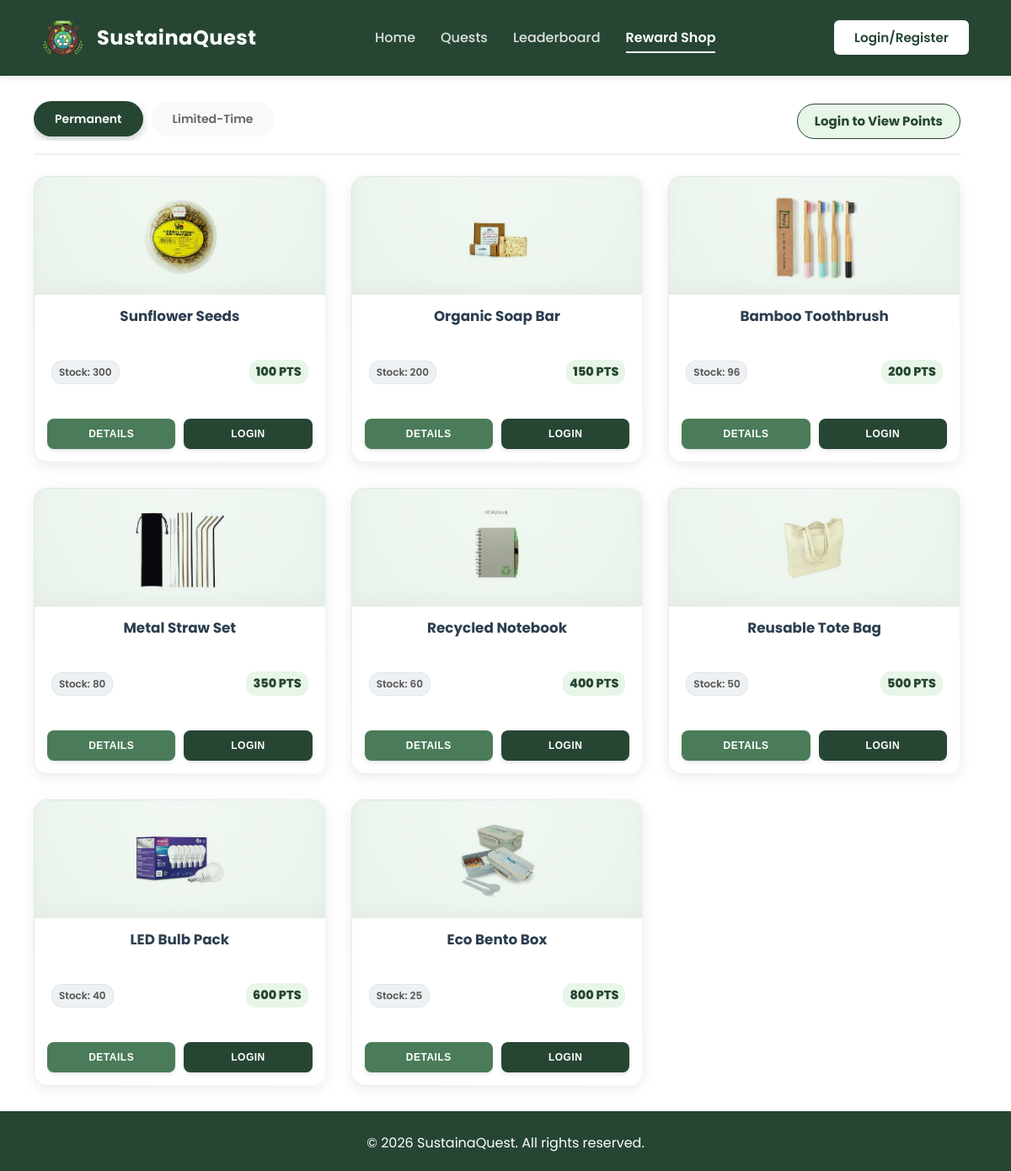
/user/shop.php, run on the app's committed database.
### tables this page shows
CREATE TABLE IF NOT EXISTS `items` (
  `itemId` int NOT NULL AUTO_INCREMENT,
  `itemName` varchar(100) NOT NULL,
  `itemDesc` text,
  `itemPictureURL` varchar(255) DEFAULT NULL,
  `quantity` int DEFAULT '0',
  `itemType` varchar(50) DEFAULT NULL COMMENT 'Permanent or Limited',
  `pointCost` int NOT NULL,
  `availableStatus` tinyint(1) DEFAULT '1',
  PRIMARY KEY (`itemId`)
);

### user/user_functions.php (called while the page is built, shortened)
<?php
function get_shop_items($conn, $tab_name) {
    $items = [];
    $db_type = ($tab_name == 'limited') ? 'Limited' : 'Permanent';
    $stmt = $conn->prepare("SELECT * FROM items WHERE itemType = ? AND availableStatus = 1 ORDER BY quantity DESC");
    $stmt->bind_param("s", $db_type);
    $stmt->execute();
    $res = $stmt->get_result();
    while ($row = $res->fetch_assoc()) {
        $items[] = $row;
    }
    return $items;
}
?>

### user/shop.php (the view, shortened to what this page needs)
<?php
$path = "../";
require_once '../includes/header.php';
require_once 'user_functions.php';
$user_id = isset($_SESSION['user_id']) ? $_SESSION['user_id'] : null;
$current_tab = isset($_GET['tab']) ? $_GET['tab'] : 'permanent';
$user_points = get_user_points($conn, $user_id);
$items_list = [];
if ($current_tab == 'history' && $user_id) {
    $result = get_redemption_history($conn, $user_id);
} else {
    $items_list = get_shop_items($conn, $current_tab);
}
?>
<div id="shop-page">
    <div class="top-bar">
        <div class="tabs">
            <a href="?tab=permanent" class="tab-link <?php echo ($current_tab == 'permanent') ? 'active' : ''; ?>">Permanent</a>
            <a href="?tab=limited" class="tab-link <?php echo ($current_tab == 'limited') ? 'active' : ''; ?>">Limited-Time</a>
        </div>
        <div class="points">
            <?php if ($user_id): ?>
                <span>Green Points:</span> <strong><?php echo number_format($user_points); ?></strong>
            <?php else: ?>
                <a href="../auth_page/login.php" style="color:inherit; text-decoration:none;">Login to View Points</a>
            <?php endif; ?>
        </div>
    </div>
    <?php if ($current_tab != 'history'): ?>
        <div class="grid">
            <?php for ($i = 0; $i < 8; $i++):
                $item = isset($items_list[$i]) ? $items_list[$i] : null;
            ?>
                <?php if ($item):
                    $in_stock = $item['quantity'] > 0;
                    $can_afford = ($user_points >= $item['pointCost']);
                    $btn_text = "Redeem";
                    $btn_class = "btn-redeem";
                    $btn_attr = "";
                    if (!$in_stock) {
                        $btn_text = "Sold Out";
                        $btn_class = "btn-disabled";
                        $btn_attr = "disabled";
                    } elseif (!$can_afford) {
                        $btn_text = "Not Enough";
                        $btn_class = "btn-locked";
                        $btn_attr = "disabled";
                    }
                    $card_class = "card";
                    $img_src = ($item['itemPictureURL']) ? $path . $item['itemPictureURL'] : "";
                ?>
                    <div class="<?php echo $card_class; ?>">
                        <div class="item-pic">
                            <?php if ($img_src): ?><img src="<?php echo $img_src; ?>" alt="item"><?php else: ?><span><?php echo htmlspecialchars($item['itemName']); ?></span><?php endif; ?>
                        </div>
                        <div class="card-content">
                            <h4><?php echo htmlspecialchars($item['itemName']); ?></h4>
                            <div class="meta-row">
                                <span class="quantity-pill" style="font-size:0.75rem;">Stock: <?php echo $item['quantity']; ?></span>
                                <span class="points-text"><?php echo $item['pointCost']; ?> PTS</span>
                            </div>
                            <div class="buttons">
                                <button type="button" class="btn-view" onclick="openModal('<?php echo addslashes($item['itemName']); ?>', '<?php echo addslashes($item['itemDesc']); ?>', '<?php echo $img_src; ?>')">Details</button>
                                <?php if ($user_id): ?>
                                    <form action="redeem_process.php" method="POST" style="flex:1;"
                                          onsubmit="return openConfirmModal(event, this, '<?php echo addslashes($item['itemName']); ?>', <?php echo $item['pointCost']; ?>, <?php echo $item['itemId']; ?>);">
                                        <input type="hidden" name="item_id" value="<?php echo $item['itemId']; ?>">
                                        <input type="hidden" name="quantity" id="form_qty_<?php echo $item['itemId']; ?>" value="1">
                                        <button type="submit" class="<?php echo $btn_class; ?>" <?php echo $btn_attr; ?>>
                                            <?php echo $btn_text; ?>
                                        </button>
                                    </form>
                                <?php else: ?>
                                    <button class="btn-redeem" onclick="window.location.href='../auth_page/login.php'">Login</button>
                                <?php endif; ?>
                            </div>
                        </div>
                    </div>
                <?php endif; ?>
            <?php endfor; ?>
        </div>
    <?php endif; ?>
</div>
<?php include '../includes/footer.php'; ?>

### assets/css/style.css (style rules this page uses)
* { margin: 0; padding: 0; box-sizing: border-box; }
body { font-family: "Poppins", sans-serif; background-color: #ffffff; color: #333; line-height: 1.6; display: flex; flex-direction: column; min-height: 100vh; }
a { text-decoration: none; color: inherit; transition: 0.3s; }

### assets/css/shop.css (style rules this page uses)
#shop-page { padding: 30px 20px; width: 95%; margin-left: 20px; font-family: "Poppins", sans-serif; color: #333; }
#shop-page .top-bar { display: flex; justify-content: space-between; align-items: center; margin-bottom: 25px; padding-bottom: 15px; width: 100%; border-bottom: 2px solid #f0f0f0; flex-wrap: wrap; gap: 15px; }
#shop-page .tabs { display: flex; gap: 10px; overflow-x: auto; padding-bottom: 5px; max-width: 100%; }
#shop-page .tab-link { padding: 10px 25px; background: #f8f9fa; cursor: pointer; text-decoration: none; color: #666; font-weight: 600; font-size: 14px; border-radius: 30px; transition: all 0.2s ease; white-space: nowrap; display: flex; align-items: center; justify-content: center; }
#shop-page .tab-link.active { background: #264633; color: white; box-shadow: 0 4px 10px rgba(38, 70, 51, 0.25); }
#shop-page .points { font-size: 15px; background: #e8f5e9; padding: 8px 20px; border: 1px solid #264633; border-radius: 30px; font-weight: 700; color: #264633; display: flex; align-items: center; gap: 8px; white-space: nowrap; }
#shop-page .grid { display: grid; grid-template-columns: repeat(4, 1fr); gap: 30px; width: 100%; }
@media (max-width: 1200px) { #shop-page .grid { grid-template-columns: repeat(3, 1fr); } }
#shop-page .card { background: linear-gradient(#ffffff, #ffffff) padding-box, linear-gradient(135deg, #e0e5e3, #f7f9f8) border-box; border: 1px solid transparent; border-radius: 16px; text-align: center; position: relative; height: 340px; display: flex; flex-direction: column; overflow: hidden; transition: transform 0.3s ease, box-shadow 0.3s ease; box-shadow: 0 4px 15px rgba(0, 0, 0, 0.08); }
#shop-page .item-pic { height: 140px; width: 100%; flex-shrink: 0; display: flex; align-items: center; justify-content: center; background: radial-gradient(circle at top, #f1f8f3, #eaf4eb); box-shadow: inset 0 -10px 20px rgba(0, 0, 0, 0.03); }
#shop-page .item-pic img { width: 75%; height: 75%; object-fit: contain; mix-blend-mode: multiply; transition: transform 0.3s, opacity 0.3s ease; }
#shop-page .card-content { padding: 15px; flex: 1; display: flex; flex-direction: column; }
#shop-page .card h4 { margin: 0; margin-bottom: 20px; font-size: 1.05rem; font-weight: 700; color: #2c3e50; display: -webkit-box; -webkit-box-orient: vertical; overflow: hidden; text-overflow: ellipsis; min-height: 42px; line-height: 1.3; }
#shop-page .meta-row { display: flex; justify-content: space-between; align-items: center; margin-bottom: 15px; padding: 0 5px; font-size: 0.85rem; }
#shop-page .quantity-pill { font-size: 0.8rem; background: #eef1f3; color: #555; border: 1px solid #e1e5e8; padding: 3px 8px; border-radius: 12px; font-weight: 600; }
#shop-page .points-text { background: #e8f5e9; padding: 3px 8px; border-radius: 12px; font-size: 0.9rem; font-weight: 800; color: #264633; }
#shop-page .buttons { display: flex; gap: 10px; margin-top: auto; width: 100%; }
#shop-page .buttons button { flex: 1; width: 100%; padding: 8px 12px; min-height: 36px; border: none; cursor: pointer; border-radius: 8px; font-weight: 700; font-size: 0.75rem; text-transform: uppercase; letter-spacing: 0.5px; transition: all 0.2s; white-space: nowrap; text-align: center; box-shadow: 0 2px 5px rgba(0, 0, 0, 0.1); }
#shop-page .btn-view { background: #4a7c59; color: #ffffff; }
#shop-page .btn-redeem { background: #264633; color: white; }

### data on the page
items: itemPictureURL (picture), itemName "Sunflower Seeds", quantity "300", pointCost "100"
items: itemPictureURL (picture), itemName "Organic Soap Bar", quantity "200", pointCost "150"
items: itemPictureURL (picture), itemName "Bamboo Toothbrush", quantity "96", pointCost "200"
items: itemPictureURL (picture), itemName "Metal Straw Set", quantity "80", pointCost "350"
items: itemPictureURL (picture), itemName "Recycled Notebook", quantity "60", pointCost "400"
items: itemPictureURL (picture), itemName "Reusable Tote Bag", quantity "50", pointCost "500"
items: itemPictureURL (picture), itemName "LED Bulb Pack", quantity "40", pointCost "600"
items: itemPictureURL (picture), itemName "Eco Bento Box", quantity "25", pointCost "800"
